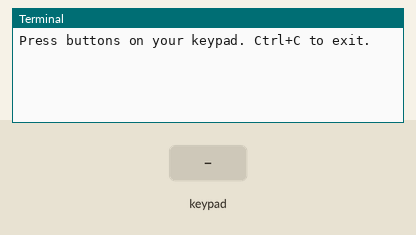
Bench run of a program on a simulated Raspberry Pi (BCM pin numbers). Shown: the last lines printed to the terminal. The inputs (shaded band) are chosen by the test bench.

Above: at 1.2 s.
1.3 s: key '1' pressed
At 2.5 s:
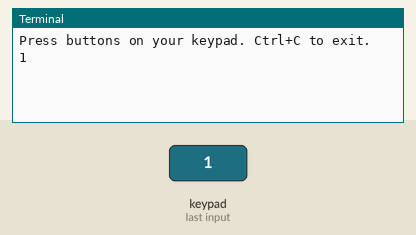
2.8 s: keypad keys 1 2 # pressed 0.4 s apart
At 4.3 s:
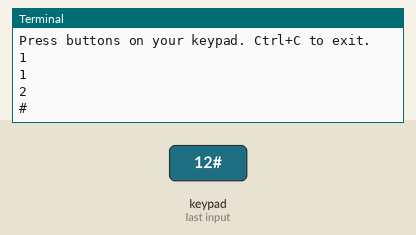
5.5 s: key 'C' pressed
At 6.7 s:
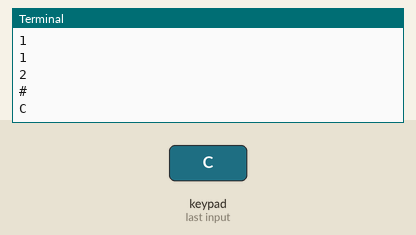
7.0 s: keypad keys 1 2 * pressed 0.4 s apart
At 8.7 s:
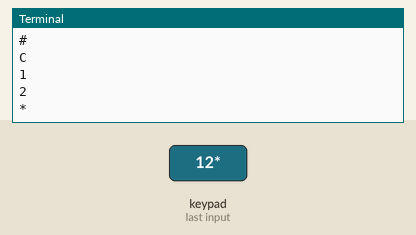
9.7 s: key 'D' pressed
At 10.1 s:
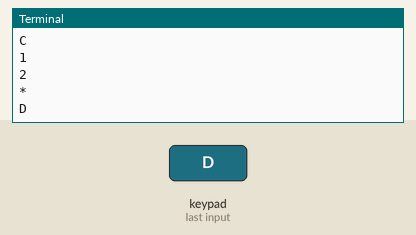
11.2 s: keypad keys 1 2 A pressed 0.4 s apart
At 13.1 s:
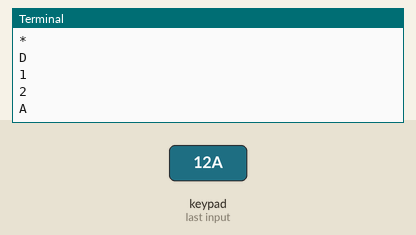

The program:

4by4keypad.py
```python
from pad4pi import rpi_gpio
import time
def print_key(key):
    print(key)
try:
    factory = rpi_gpio.KeypadFactory()
    keypad = factory.create_4_by_4_keypad()
    keypad.registerKeyPressHandler(print_key)
    print("Press buttons on your keypad. Ctrl+C to exit.")
    while True:
        time.sleep(1)
except KeyboardInterrupt:
    print("Goodbye")
finally:
    keypad.cleanup()
```

Measured:
- after the input at 1.3 s, the terminal: prints a new line at once (image 1)
- after the input at 2.8 s, the terminal: prints a new line after 0.40 s (image 2)
- after the input at 5.5 s, the terminal: prints a new line at once (image 3)
- after the input at 7.0 s, the terminal: prints a new line at once (image 4)
- after the input at 9.7 s, the terminal: prints a new line at once (image 5)
- after the input at 11.2 s, the terminal: prints a new line at once (image 6)
